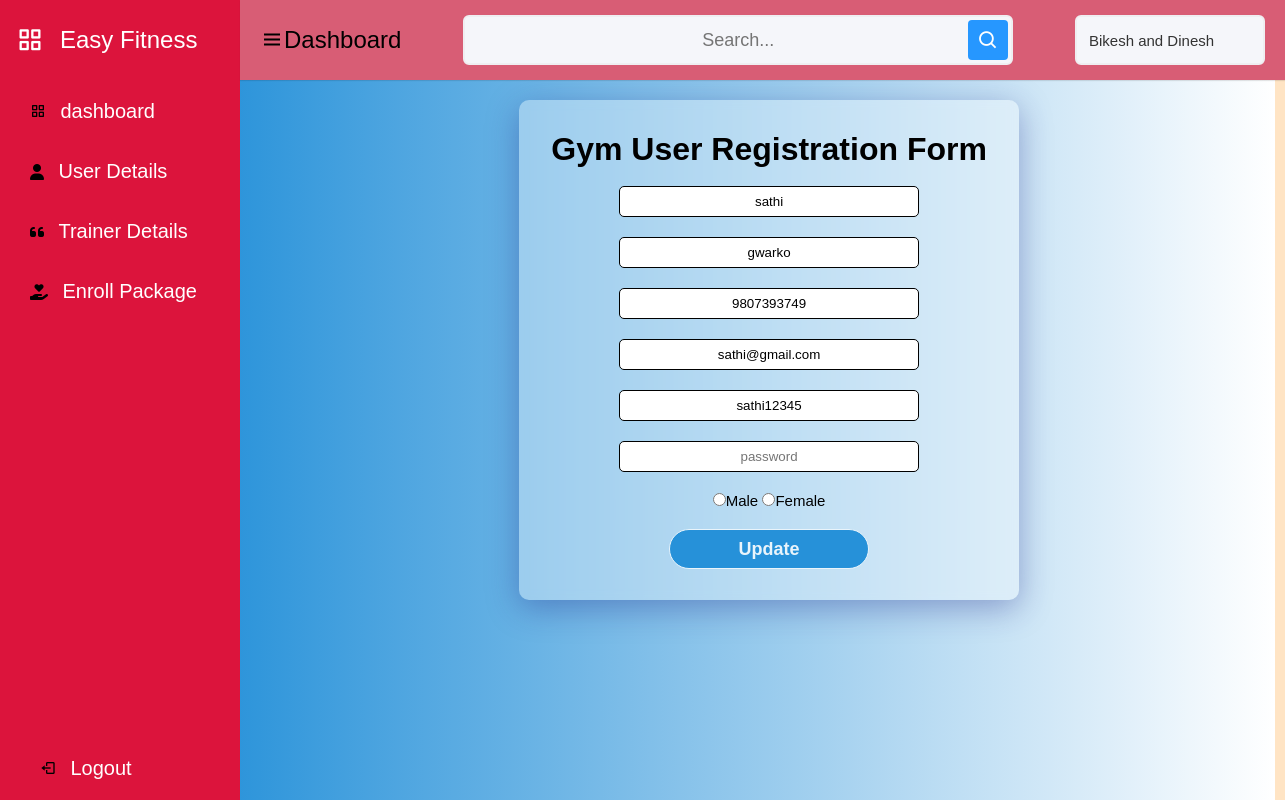
Page /admin/update_user.php?id=12 on the committed database.
### tables this page shows
CREATE TABLE `gym_user` (
  `id` int(11) NOT NULL,
  `name` varchar(50) NOT NULL,
  `address` varchar(50) NOT NULL,
  `phone` varchar(50) NOT NULL,
  `email` varchar(50) NOT NULL,
  `username` varchar(50) NOT NULL,
  `password` varchar(50) NOT NULL,
  `gender` varchar(50) NOT NULL
);

### admin/update_user.php (the view, shortened to what this page needs)
<?php
include("admin.php");
$id = $_GET['id'];
try {
  $conn = new mysqli('localhost', 'root', '', 'gym');
  $sql = "select * from gym_user where id=$id";
  $res = $conn->query($sql);
  if ($res->num_rows == 1) {
    $user = $res->fetch_assoc();
    extract($user);
  } else {
    die("data not found");
  }
} catch (Exception $e) {
  die('Database  Error : ' . $e->getMessage());
}
?>
<!DOCTYPE html>
<html lang="en">
<head>
</head>
<body>
  <div class="container">
    <a href="user_detail.php">List User</a>
    <form action="<?php echo $_SERVER['PHP_SELF'] ?>?id=<?php echo $id ?>" method="post" class="form1">
      <h1>Gym User Registration Form</h1><br>
      <div class="group">
        <input type="text" name="name" placeholder="Name*" value="<?php echo $name; ?>">
      </div>
      <div class="group">
        <input type="text" name="address" placeholder="Address" value="<?php echo $address; ?>">
      </div>
      <div class="group">
        <input type="text" name="phone" placeholder="Phone" value="<?php echo $phone; ?>">
      </div>
      <div class="group">
        <input type="text" name="email" placeholder="Email" value="<?php echo $email; ?>">
      </div>
      <div class="group">
        <input type="text" name="username" placeholder="username" value="<?php echo $username; ?>">
      </div>
      <div class="group">
        <input type="text" name="password" placeholder="password">
      </div>
      <div class="group">
        <input type="radio" name="gender" value="Male">Male
        <input type="radio" name="gender" value="Female">Female
      </div>
      <div class="btn" id="">
        <button name="btnUpdate" value="Update">Update</button><br>
      </div>
    </form>
  </div>
</body>
</html>

### admin/style.css (style rules this page uses)
* { margin: 0; padding: 0; box-sizing: border-box; font-family: 'Poppins', sans-serif; }

### admin/admin.php (style rules this page uses)
body { background-color: bisque; }

### admin/update_user.php (style rules this page uses)
h1, p { text-align: center; }
* { margin: 0; padding: 0; box-sizing: border-box; }
.container { height: 100vh; width: 1075px; margin-left: 200px; display: flex; justify-content: center; background: linear-gradient(to right, #2691d9, #ffffff); }
.form1 { height: 500px; width: 500px; margin-top: 100px; background: rgba(255, 255, 255, 0.35); box-shadow: 0 8px 32px 0 rgba(31, 38, 135, 0.37); backdrop-filter: blur(5px); -webkit-backdrop-filter: blur(5px); display: flex; flex-direction: column; justify-content: center; padding: 10px; align-items: center; border-radius: 10px; }
.group { margin-bottom: 20px; font-size: 15px; }
input[type=text] { padding: 7px; width: 300px; border-radius: 5px; border: 1px solid black; text-align: center; display: flex; }
.btn button { width: 200px; height: 40px; border: 1px solid; background: #2691d9; border-radius: 20px; font-size: 18px; color: #e9f4fb; font-weight: 700; cursor: pointer; outline: none; }

### rows in the picture
gym_user: name "sathi", address "gwarko", phone "9807393749", email "sathi@gmail.com", username "sathi12345"
